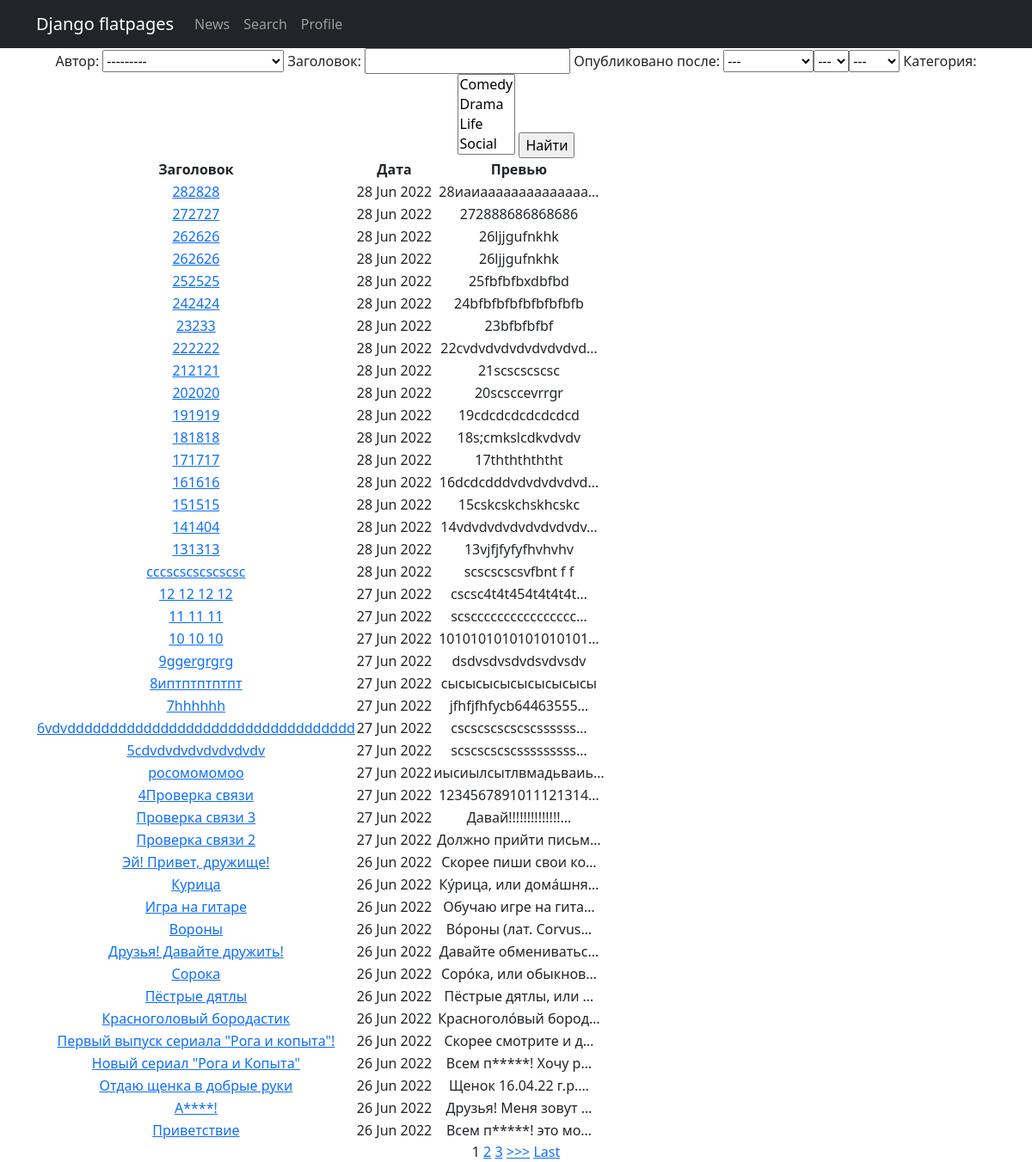
Page /news/search/ on the earlier database version.
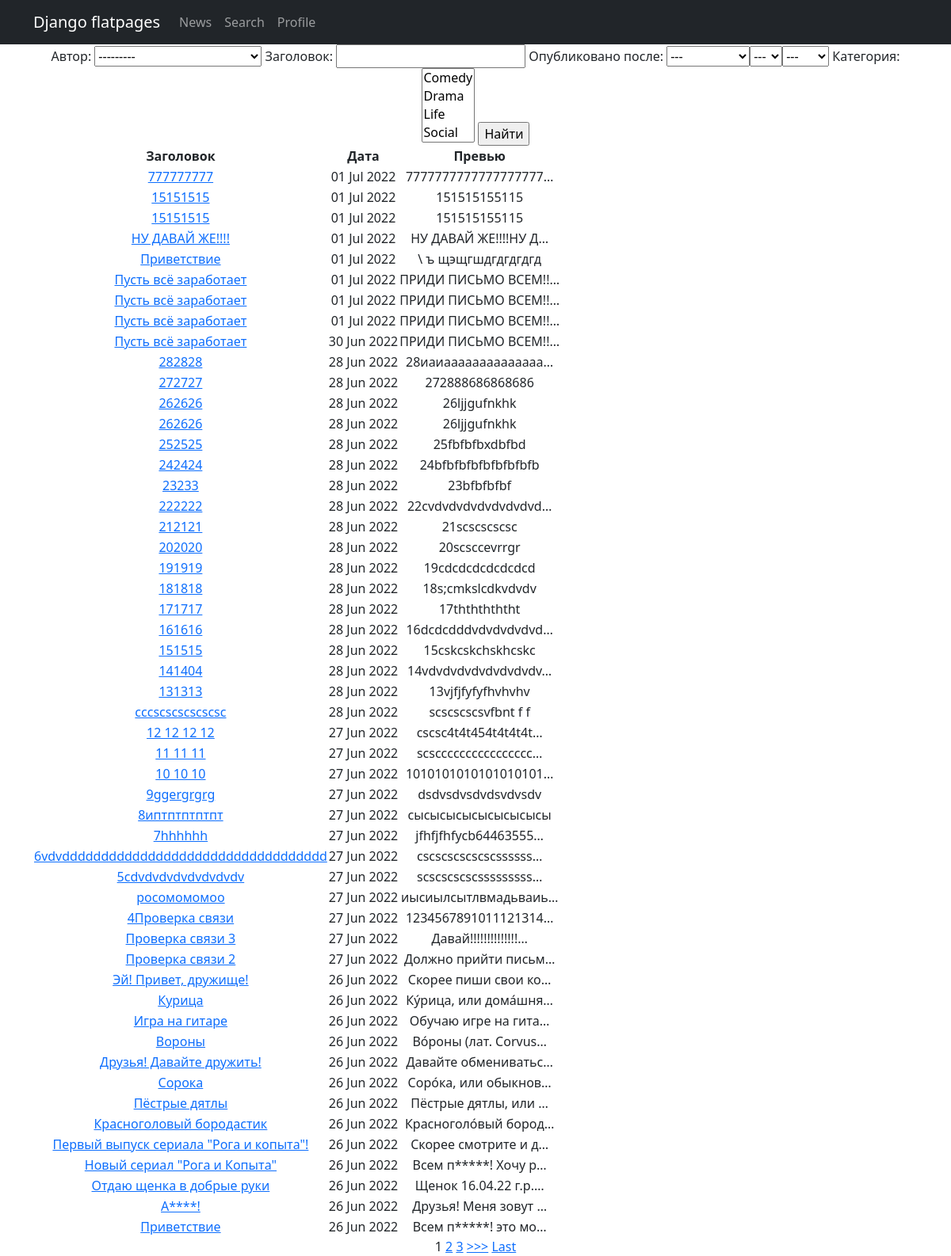
Same page on the later database version.
### news/models.py (models this page shows, shortened)
class Post(models.Model):
    article = 'ar'
    news = 'nw'
    NEWS_POST = [
        (article, 'Статья'),
        (news, 'Новость'),
    ]
    post_author = models.ForeignKey(Author, on_delete=models.CASCADE, verbose_name='Автор')
    news_post = models.CharField(max_length=2, choices=NEWS_POST, default=article)
    post_data = models.DateTimeField(auto_now_add=True)
    header_post = models.CharField(max_length=255)
    text_post = models.TextField()
    rating_post = models.IntegerField(default=0)
    post_category = models.ManyToManyField(Category, through='PostCategory', verbose_name='Категория')

### news/views.py (the view)
# urls.py: path('search/', Search.as_view(), name='search'),
class Search(ListView):
    model = Post
    ordering = '-id'
    template_name = 'search.html'
    context_object_name = 'search'
    paginate_by = 10
    def get_context_data(self,
                         **kwargs):
        context = super().get_context_data(**kwargs)
        context['filter'] = SearchFilter(self.request.GET,
                                         queryset=self.get_queryset())
        return context

### news/models.py (called while the page is built)
    def __str__(self):
        return self.author_user.username

    def __str__(self):
        return self.name_category

### news/templatetags/censor.py (called while the page is built)
@register.filter()
def censor(value):
   badwords = ('Алоха', 'пост', 'метис', 'привет')
   value = value.split()
   for index, word in enumerate(value):
      if any(badword in word for badword in badwords):
         value[index] = word[0] + "".join('*' if c.isalpha() else c for c in word)
         value[index] = value[index].replace('*', '', 1)
   return " ".join(value)

### templates/search.html (shortened to what this page needs)
{% extends 'flatpages/default.html' %}
{% load censor %}
{% block content %}
<form method="GET">
    {{ filter.form }}
    <input type="submit" value="Найти">
</form>
      <table>
           <tr>
               <td><b>Заголовок</b></td>
               <td><b>Дата</b></td>
               <td><b>Превью</b></td>
           </tr>
          {% for post in filter.qs %}
           <tr>
               <td> <a href = "{% url 'news_' post.id %}">{{ post.header_post|censor }}</a></td>
               <td>{{ post.post_data|date:'d M Y'}}</td>
               <td>{{ post.text_post|truncatechars:20|censor }}</td>
           </tr>
           {% endfor %}
       </table>
{% if is_paginated %}
    {% for num in page_obj.paginator.page_range %}
        {% if page_obj.number == num %}
            <a>{{ num }}</a>
        {% elif num > page_obj.number|add:'-3' and num < page_obj.number|add:'3' %}
            <a href="?page={{ num }}">{{ num }}</a>
        {% endif %}
    {% endfor %}
    {% if page_obj.has_next %}
        <a href="?page={{ page_obj.next_page_number }}">>>></a>
        <a href="?page={{ page_obj.paginator.num_pages }}">Last</a>
    {% endif %}
{% endif %}
{% endblock content %}

### templates/flatpages/default.html (shortened to what this page needs)
<!DOCTYPE html>
<html lang="en">
    <head>
        {% load static %}
        <link href="{% static 'css/styles.css' %}" rel="stylesheet" />
    </head>
    <body>
        <nav class="navbar navbar-expand-lg navbar-dark bg-dark static-top">
            <div class="container">
                <a class="navbar-brand" href="#">Django flatpages</a>
                <div class="collapse navbar-collapse" id="navbarResponsive">
                    <ul class="navbar-nav ml-auto">
                        <li class="nav-item">
                            <a class="nav-link" href="/news/">News</a>
                        </li>
                        <li class="nav-item">
                            <a class="nav-link" href="/news/search">Search</a>
                        </li>
                        <li class="nav-item">
                            <a class="nav-link" href="/accounts/login">Profile</a>
                        </li>
                    </ul>
                </div>
            </div>
        </nav>
        <div class="container">
           <div class="row">
               <div class="col-lg-12 text-center">
                  {% block content %}{% endblock content %}
               </div>
           </div>
        </div>
    </body>
</html>

Differences in the rows shown:
added Post: header_post|censor "777777777", post_data "01 Jul 2022", text_post|censor "7777777777777777777…"
added Post: header_post|censor "15151515", post_data "01 Jul 2022", text_post|censor "151515155115"
added Post: header_post|censor "15151515", post_data "01 Jul 2022", text_post|censor "151515155115"
added Post: header_post|censor "НУ ДАВАЙ ЖЕ!!!!", post_data "01 Jul 2022", text_post|censor "НУ ДАВАЙ ЖЕ!!!!НУ Д…"
added Post: header_post|censor "Приветствие", post_data "01 Jul 2022", text_post|censor "\\ ъ щэщгшдгдгдгдгд"
added Post: header_post|censor "Пусть всё заработает", post_data "01 Jul 2022", text_post|censor "ПРИДИ ПИСЬМО ВСЕМ!!…"
added Post: header_post|censor "Пусть всё заработает", post_data "01 Jul 2022", text_post|censor "ПРИДИ ПИСЬМО ВСЕМ!!…"
added Post: header_post|censor "Пусть всё заработает", post_data "01 Jul 2022", text_post|censor "ПРИДИ ПИСЬМО ВСЕМ!!…"
added Post: header_post|censor "Пусть всё заработает", post_data "30 Jun 2022", text_post|censor "ПРИДИ ПИСЬМО ВСЕМ!!…"
